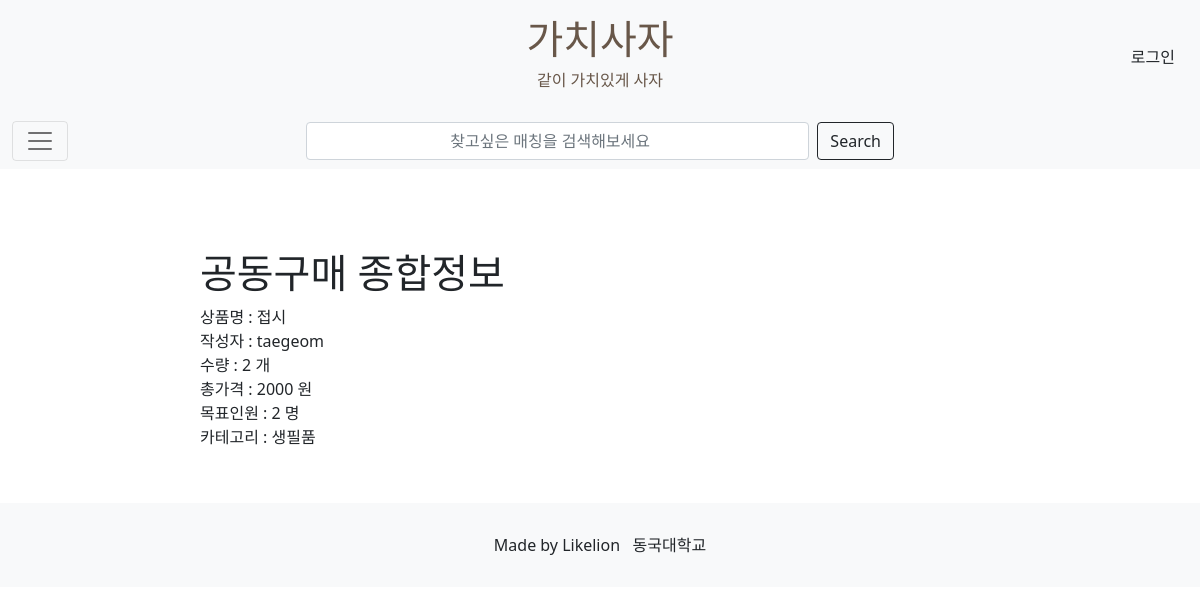
The page /posts/2 on the database its author committed.
### posts/models.py (models this page shows, shortened)
class Post(models.Model):
    id=models.AutoField(primary_key=True)
    title = models.CharField(max_length=200)
    writer=models.ForeignKey(User,on_delete=models.CASCADE)
    quantity=models.IntegerField(default=0)
    price=models.IntegerField(default=0)
    people=models.IntegerField(default=0, null=True)
    category=models.CharField(max_length=20)

### posts/views.py (the view)
# urls.py: path("<str:id>",detail,name="detail"),
def detail(request,id):
    post = get_object_or_404(Post, pk=id)
    return render(request,'detail.html',{'post':post})

### posts/templates/detail.html (shortened to what this page needs)
{% extends 'base.html' %}
{% load static %}
{% block content %}
<section style="margin:0px 200px; margin-top:80px;">
    <h1> 공동구매 종합정보 </h1>
    <div>
        상품명 : {{post.title}} <br>
        작성자 : {{post.writer}} <br>
        수량 : {{post.quantity}} 개 <br>
        총가격 : {{post.price}} 원 <br>
        목표인원 : {{post.people}} 명 <br>
        카테고리 : {{post.category}} <br>
    </div>
    <br>
</section>
{% endblock %}

### purchase_mate/static/css/main.css (style rules this page uses)
* { margin:0; padding: 0; }

### rows shown on the page
Post: title "접시", writer "taegeom", quantity "2", price "2000", people "2", category "생필품"
